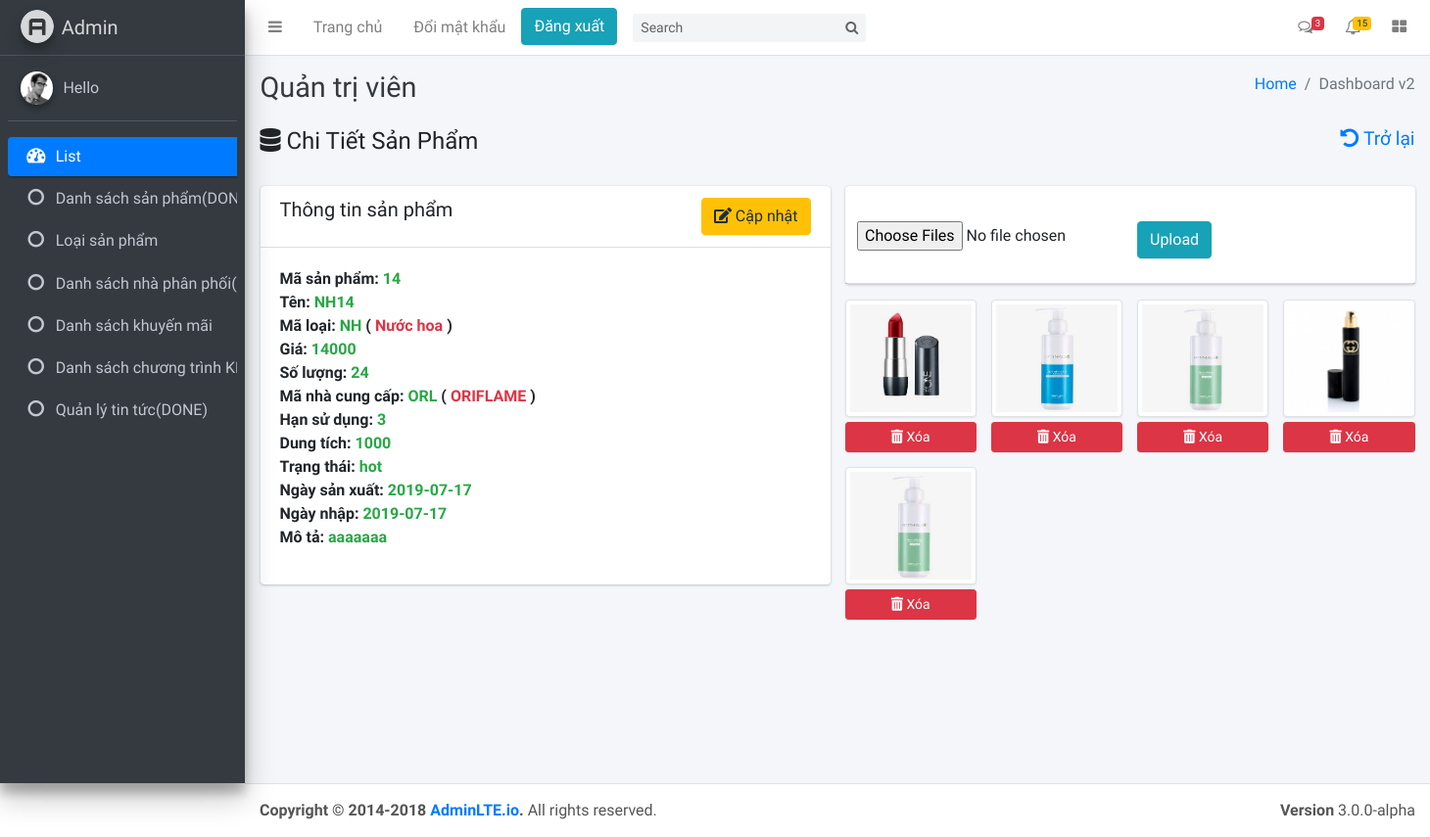
The page /nuochoa/admin/indexAdmin.php?page=detail-product&&masp=14 on the database as committed earlier.
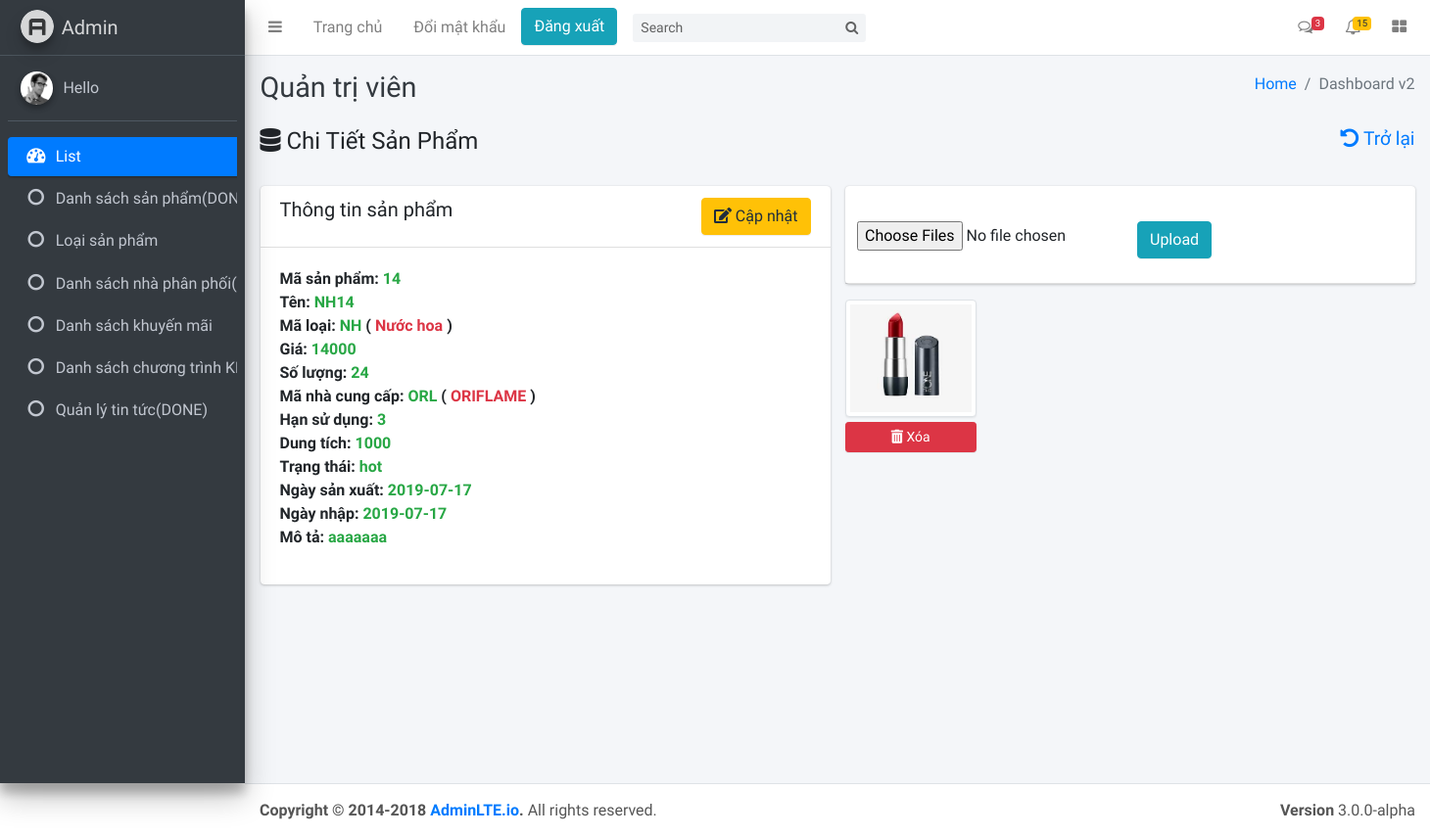
The same page on the database as committed later.
### tables this page shows
CREATE TABLE `sp` (
  `MaSP` varchar(25) NOT NULL,
  `Maloai` varchar(25) NOT NULL,
  `Tensp` varchar(250) NOT NULL,
  `Gia` int(11) NOT NULL,
  `Soluong` int(11) NOT NULL,
  `MaNcc` varchar(25) NOT NULL,
  `Ngaysanxuat` date NOT NULL,
  `hansudung` int(11) NOT NULL,
  `dungtich` int(11) NOT NULL,
  `MotaSP` mediumtext NOT NULL,
  `Ngaynhaphang` date NOT NULL,
  `trangthai` varchar(25) NOT NULL
);

CREATE TABLE `loaisp` (
  `MaLoai` varchar(25) NOT NULL,
  `TenLoai` varchar(250) NOT NULL,
  `Mota` mediumtext NOT NULL
);

CREATE TABLE `nhacungcap` (
  `MaNCC` varchar(25) NOT NULL,
  `TenNCC` varchar(250) NOT NULL,
  `Diachi` varchar(500) NOT NULL,
  `MaSoThue` varchar(25) NOT NULL,
  `Gioithieu` mediumtext NOT NULL
);

CREATE TABLE `video` (
  `MaMulti` int(25) NOT NULL,
  `URLVideo` varchar(250) NOT NULL,
  `URLHinh` varchar(250) NOT NULL,
  `MaSP` varchar(25) NOT NULL,
  `MaTin` varchar(25) NOT NULL,
  `MaKH` varchar(25) NOT NULL,
  `update_on` date NOT NULL
);

### nuochoa/select.php (called while the page is built, shortened)
<?php
    function query_select($sql)
    {
        $table = array();
        try {
            include 'connect.php';
            $stmt = $conn->prepare($sql);
            $stmt->execute();
            $table = $stmt;
        } catch (PDOException $e) {
            echo "connection failed: " . $e->getMessage();
        }
        return $table;
    }
?>

### nuochoa/admin/Detail/detail-product.php (the view, shortened to what the changed rows need)
<?php $masp = $_GET['masp']; ?>
<br>
<div class="row">
    <div class="col-md-6">
        <form method="POST" action="">
            <div class="card">
                <?php
                    $table = query_select("SELECT * FROM sp, loaisp, nhacungcap WHERE sp.Maloai = loaisp.Maloai AND sp.MaNcc = nhacungcap.MaNCC AND sp.MaSP = '$masp'");
                    $count = $table->rowCount();
                    if($count > 0)
                    {
                        foreach ($table as $row) {
                ?>
                <div class="card-body">
                    <?php
                        if(!isset($_POST['update-product']))
                        {
                            ?>
                            <dl>
                                <dt>Mã sản phẩm: <span class="text-success"><?php echo $row['MaSP']; ?></span> </dt>
                                <dt>Tên: <span class="text-success"><?php echo $row['Tensp']; ?></span> </dt>
                                <dt>Mã loại: <span class="text-success"><?php echo $row['Maloai']; ?></span> ( <span class="text-danger"><?php echo $row['TenLoai']; ?></span> ) </dt>
                                <dt>Giá: <span class="text-success"><?php echo $row['Gia']; ?></span> </dt>
                                <dt>Số lượng: <span class="text-success"><?php echo $row['Soluong']; ?></span> </dt>
                                <dt>Mã nhà cung cấp: <span class="text-success"><?php echo $row['MaNcc']; ?></span> ( <span class="text-danger"><?php echo $row['TenNCC']; ?></span> )</dt>
                                <dt>Hạn sử dụng: <span class="text-success"><?php echo $row['hansudung']; ?></span> </dt>
                                <dt>Dung tích: <span class="text-success"><?php echo $row['dungtich']; ?></span> </dt>
                                <dt>Trạng thái: <span class="text-success"><?php echo $row['trangthai']; ?></span> </dt>
                                <dt>Ngày sản xuất: <span class="text-success"><?php echo $row['Ngaysanxuat']; ?></span> </dt>
                                <dt>Ngày nhập: <span class="text-success"><?php echo $row['Ngaynhaphang']; ?></span> </dt>
                                <dt>Mô tả: <span class="text-success"><?php echo $row['MotaSP']; ?></span> </dt>
                            </dl>
                        <?php
                        }
                    ?>
                </div>
                <?php
                        }
                    }
                ?>
            </div>
        </form>
    </div>
    <div class="col-md-6">
            <div class="row">
                <?php
                    $table = query_select("SELECT * FROM video WHERE video.MaSP = '$masp'");
                    $count = $table->rowCount();
                    if($count > 0)
                    {
                        foreach ($table as $row) {
                ?>
                <div class="col-md-3 col-sm-3 box-gallery" style="margin-bottom:15px;">
                    <img class="img-thumbnail" src="./../<?php echo $row['URLHinh'] ?>" style="height:120px;width:100%;margin-bottom:5px;">
                    <div class="row">
                        <div class="col-md-12">
                            <button
                                class="col-md-12 btn btn-danger btn-sm del-img"
                                id="<?php echo $row['MaMulti'] ?>"
                            ><i class="fas fa-trash-alt"></i> Xóa</button>
                        </div>
                    </div>
                </div>
                <?php
                        }
                    }
                ?>
            </div>
        </div>
    </div>
</div>

Rows that differ between the two databases and show on the page:
removed video: URLHinh (picture)
removed video: URLHinh (picture)
removed video: URLHinh (picture)
removed video: URLHinh (picture)
